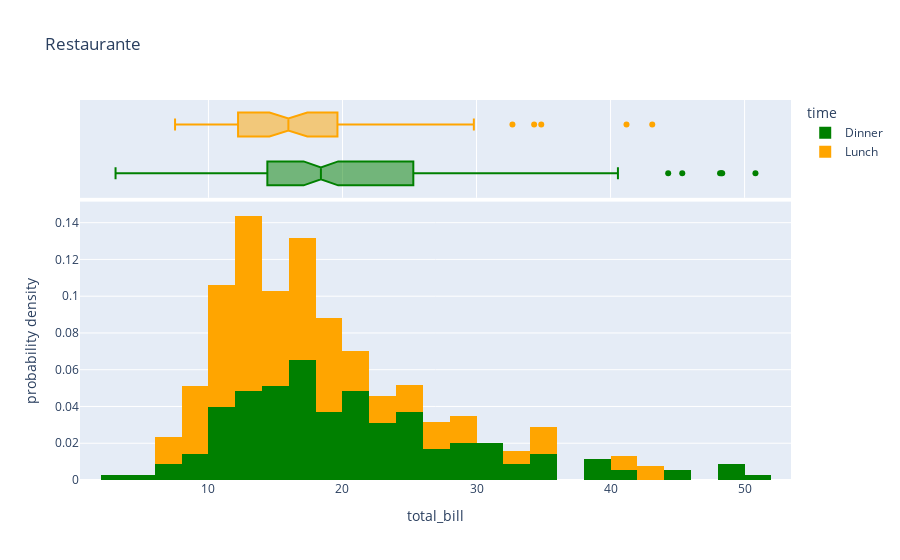

The cell this chart's notebook holds for it:
### Code cell
px.histogram(df, x = 'total_bill', color = 'time', nbins = 40, histnorm= 'probability density', marginal = 'box', title = 'Restaurante', color_discrete_sequence= ['green', 'orange'])

### Figure 1 — Plotly figure (JSON) as saved in the notebook; plotly's stock layout.template omitted (floating-point values rounded to 4 significant figures; data arrays with more than 128 entries replaced by an {"elided": "..."} marker saying what was removed)
{"data": [{"alignmentgroup": "True", "bingroup": "x", "histnorm": "probability density", "hovertemplate": "time=Dinner<br>total_bill=%{x}<br>probability density=%{y}<extra></extra>", "legendgroup": "Dinner", "marker": {"color": "green", "pattern": {"shape": ""}}, "name": "Dinner", "nbinsx": 40, "offsetgroup": "Dinner", "orientation": "v", "showlegend": true, "type": "histogram", "x": {"elided": "176 float values"}, "xaxis": "x", "yaxis": "y"}, {"alignmentgroup": "True", "hovertemplate": "time=Dinner<br>total_bill=%{x}<extra></extra>", "legendgroup": "Dinner", "marker": {"color": "green"}, "name": "Dinner", "notched": true, "offsetgroup": "Dinner", "showlegend": false, "type": "box", "x": {"elided": "176 float values"}, "xaxis": "x2", "yaxis": "y2"}, {"alignmentgroup": "True", "bingroup": "x", "histnorm": "probability density", "hovertemplate": "time=Lunch<br>total_bill=%{x}<br>probability density=%{y}<extra></extra>", "legendgroup": "Lunch", "marker": {"color": "orange", "pattern": {"shape": ""}}, "name": "Lunch", "nbinsx": 40, "offsetgroup": "Lunch", "orientation": "v", "showlegend": true, "type": "histogram", "x": [27.2, 22.76, 17.29, 19.44, 16.66, 10.07, 32.68, 15.98, 34.83, 13.03, 18.28, 24.71, 21.16, 10.65, 12.43, 24.08, 11.69, 13.42, 14.26, 15.95, 12.48, 29.8, 8.52, 14.52, 11.38, 22.82, 19.08, 20.27, 11.17, 12.26, 18.26, 8.51, 10.33, 14.15, 16, 13.16, 17.47, 34.3, 41.19, 27.05, 16.43, 8.35, 18.64, 11.87, 9.78, 7.51, 19.81, 28.44, 15.48, 16.58, 7.56, 10.34, 43.11, 13, 13.51, 18.71, 12.74, 13, 16.4, 20.53, 16.47, 12.16, 13.42, 8.58, 15.98, 13.42, 16.27, 10.09], "xaxis": "x", "yaxis": "y"}, {"alignmentgroup": "True", "hovertemplate": "time=Lunch<br>total_bill=%{x}<extra></extra>", "legendgroup": "Lunch", "marker": {"color": "orange"}, "name": "Lunch", "notched": true, "offsetgroup": "Lunch", "showlegend": false, "type": "box", "x": [27.2, 22.76, 17.29, 19.44, 16.66, 10.07, 32.68, 15.98, 34.83, 13.03, 18.28, 24.71, 21.16, 10.65, 12.43, 24.08, 11.69, 13.42, 14.26, 15.95, 12.48, 29.8, 8.52, 14.52, 11.38, 22.82, 19.08, 20.27, 11.17, 12.26, 18.26, 8.51, 10.33, 14.15, 16, 13.16, 17.47, 34.3, 41.19, 27.05, 16.43, 8.35, 18.64, 11.87, 9.78, 7.51, 19.81, 28.44, 15.48, 16.58, 7.56, 10.34, 43.11, 13, 13.51, 18.71, 12.74, 13, 16.4, 20.53, 16.47, 12.16, 13.42, 8.58, 15.98, 13.42, 16.27, 10.09], "xaxis": "x2", "yaxis": "y2"}], "layout": {"barmode": "relative", "legend": {"title": {"text": "time"}, "tracegroupgap": 0}, "title": {"text": "Restaurante"}, "xaxis": {"anchor": "y", "domain": [0, 1], "title": {"text": "total_bill"}}, "xaxis2": {"anchor": "y2", "domain": [0, 1], "matches": "x", "showgrid": true, "showticklabels": false}, "yaxis": {"anchor": "x", "domain": [0, 0.7326], "title": {"text": "probability density"}}, "yaxis2": {"anchor": "x2", "domain": [0.7426, 1], "matches": "y2", "showgrid": false, "showline": false, "showticklabels": false, "ticks": ""}}}
